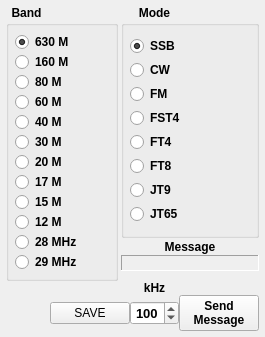
     <widget class="QWidget" name="tab_HF">
      <property name="sizePolicy">
       <sizepolicy hsizetype="Preferred" vsizetype="Preferred">
        <horstretch>0</horstretch>
        <verstretch>0</verstretch>
       </sizepolicy>
      </property>
      <property name="minimumSize">
       <size>
        <width>0</width>
        <height>0</height>
       </size>
      </property>
      <property name="maximumSize">
       <size>
        <width>16777215</width>
        <height>16777215</height>
       </size>
      </property>
      <property name="windowTitle">
       <string/>
      </property>
      <attribute name="title">
       <string>HF</string>
      </attribute>
      <layout class="QGridLayout" name="gridLayout_5">
       <property name="leftMargin">
        <number>6</number>
       </property>
       <property name="topMargin">
        <number>6</number>
       </property>
       <property name="rightMargin">
        <number>6</number>
       </property>
       <property name="bottomMargin">
        <number>6</number>
       </property>
       <property name="horizontalSpacing">
        <number>3</number>
       </property>
       <property name="verticalSpacing">
        <number>0</number>
       </property>
       <item row="1" column="2" rowspan="5" colspan="2">
        <widget class="QGroupBox" name="groupBox_4">
         <property name="title">
          <string/>
         </property>
         <property name="alignment">
          <set>Qt::AlignLeading|Qt::AlignLeft|Qt::AlignTop</set>
         </property>
         <layout class="QVBoxLayout" name="verticalLayout_2">
          <property name="spacing">
           <number>0</number>
          </property>
          <property name="leftMargin">
           <number>6</number>
          </property>
          <property name="topMargin">
           <number>6</number>
          </property>
          <property name="rightMargin">
           <number>6</number>
          </property>
          <property name="bottomMargin">
           <number>6</number>
          </property>
          <item>
           <widget class="QRadioButton" name="radioButSSB2">
            <property name="font">
             <font>
              <bold>true</bold>
             </font>
            </property>
            <property name="accessibleName">
             <string/>
            </property>
            <property name="text">
             <string>SSB</string>
            </property>
            <property name="checked">
             <bool>true</bool>
            </property>
           </widget>
          </item>
          <item>
           <widget class="QRadioButton" name="radioButCW2">
            <property name="font">
             <font>
              <bold>true</bold>
             </font>
            </property>
            <property name="accessibleName">
             <string/>
            </property>
            <property name="text">
             <string>CW</string>
            </property>
           </widget>
          </item>
          <item>
           <widget class="QRadioButton" name="radioButFM2">
            <property name="font">
             <font>
              <bold>true</bold>
             </font>
            </property>
            <property name="accessibleName">
             <string/>
            </property>
            <property name="text">
             <string>FM</string>
            </property>
           </widget>
          </item>
          <item>
           <widget class="QRadioButton" name="radioButFST4">
            <property name="font">
             <font>
              <bold>true</bold>
             </font>
            </property>
            <property name="accessibleName">
             <string/>
            </property>
            <property name="text">
             <string>FST4</string>
            </property>
           </widget>
          </item>
          <item>
           <widget class="QRadioButton" name="radioButFT4">
            <property name="font">
             <font>
              <bold>true</bold>
             </font>
            </property>
            <property name="accessibleName">
             <string/>
            </property>
            <property name="text">
             <string>FT4</string>
            </property>
           </widget>
          </item>
          <item>
           <widget class="QRadioButton" name="radioButFT82">
            <property name="font">
             <font>
              <bold>true</bold>
             </font>
            </property>
            <property name="accessibleName">
             <string/>
            </property>
            <property name="text">
             <string>FT8</string>
            </property>
           </widget>
          </item>
          <item>
           <widget class="QRadioButton" name="radioButJT9">
            <property name="font">
             <font>
              <bold>true</bold>
             </font>
            </property>
            <property name="accessibleName">
             <string/>
            </property>
            <property name="text">
             <string>JT9</string>
            </property>
           </widget>
          </item>
          <item>
           <widget class="QRadioButton" name="radioButJT65">
            <property name="font">
             <font>
              <bold>true</bold>
             </font>
            </property>
            <property name="accessibleName">
             <string/>
            </property>
            <property name="text">
             <string>JT65</string>
            </property>
           </widget>
          </item>
         </layout>
        </widget>
       </item>
       <item row="6" column="2" colspan="2">
        <layout class="QVBoxLayout" name="verticalLayout_9">
         <item>
          <widget class="QLabel" name="label82">
           <property name="sizePolicy">
            <sizepolicy hsizetype="Preferred" vsizetype="Preferred">
             <horstretch>0</horstretch>
             <verstretch>0</verstretch>
            </sizepolicy>
           </property>
           <property name="font">
            <font>
             <bold>true</bold>
            </font>
           </property>
           <property name="text">
            <string>Message</string>
           </property>
           <property name="alignment">
            <set>Qt::AlignCenter</set>
           </property>
          </widget>
         </item>
         <item>
          <widget class="QLabel" name="messageLabel2">
           <property name="sizePolicy">
            <sizepolicy hsizetype="Preferred" vsizetype="Fixed">
             <horstretch>0</horstretch>
             <verstretch>0</verstretch>
            </sizepolicy>
           </property>
           <property name="font">
            <font>
             <bold>true</bold>
            </font>
           </property>
           <property name="autoFillBackground">
            <bool>false</bool>
           </property>
           <property name="frameShape">
            <enum>QFrame::Panel</enum>
           </property>
           <property name="frameShadow">
            <enum>QFrame::Sunken</enum>
           </property>
           <property name="text">
            <string/>
           </property>
           <property name="alignment">
            <set>Qt::AlignCenter</set>
           </property>
          </widget>
         </item>
         <item>
          <spacer name="verticalSpacer_4">
           <property name="orientation">
            <enum>Qt::Vertical</enum>
           </property>
           <property name="sizeType">
            <enum>QSizePolicy::Fixed</enum>
           </property>
           <property name="sizeHint" stdset="0">
            <size>
             <width>20</width>
             <height>10</height>
            </size>
           </property>
          </spacer>
         </item>
        </layout>
       </item>
       <item row="1" column="0" rowspan="6" colspan="2">
        <widget class="QGroupBox" name="groupBox_3">
         <property name="sizePolicy">
          <sizepolicy hsizetype="Preferred" vsizetype="Preferred">
           <horstretch>0</horstretch>
           <verstretch>0</verstretch>
          </sizepolicy>
         </property>
         <property name="title">
          <string/>
         </property>
         <layout class="QVBoxLayout" name="verticalLayout">
          <property name="spacing">
           <number>0</number>
          </property>
          <property name="leftMargin">
           <number>6</number>
          </property>
          <property name="topMargin">
           <number>6</number>
          </property>
          <property name="rightMargin">
           <number>6</number>
          </property>
          <property name="bottomMargin">
           <number>6</number>
          </property>
          <item>
           <widget class="QRadioButton" name="radioBut630M">
            <property name="font">
             <font>
              <bold>true</bold>
             </font>
            </property>
            <property name="accessibleName">
             <string/>
            </property>
            <property name="text">
             <string>630 M</string>
            </property>
            <property name="checked">
             <bool>true</bool>
            </property>
           </widget>
          </item>
          <item>
           <widget class="QRadioButton" name="radioBut160M">
            <property name="font">
             <font>
              <bold>true</bold>
             </font>
            </property>
            <property name="accessibleName">
             <string/>
            </property>
            <property name="text">
             <string>160 M</string>
            </property>
           </widget>
          </item>
          <item>
           <widget class="QRadioButton" name="radioBut80M">
            <property name="font">
             <font>
              <bold>true</bold>
             </font>
            </property>
            <property name="accessibleName">
             <string/>
            </property>
            <property name="text">
             <string>80 M</string>
            </property>
           </widget>
          </item>
          <item>
           <widget class="QRadioButton" name="radioBut60M">
            <property name="font">
             <font>
              <bold>true</bold>
             </font>
            </property>
            <property name="accessibleName">
             <string/>
            </property>
            <property name="text">
             <string>60 M</string>
            </property>
           </widget>
          </item>
          <item>
           <widget class="QRadioButton" name="radioBut40M">
            <property name="font">
             <font>
              <bold>true</bold>
             </font>
            </property>
            <property name="accessibleName">
             <string/>
            </property>
            <property name="text">
             <string>40 M</string>
            </property>
           </widget>
          </item>
          <item>
           <widget class="QRadioButton" name="radioBut30M">
            <property name="font">
             <font>
              <bold>true</bold>
             </font>
            </property>
            <property name="accessibleName">
             <string/>
            </property>
            <property name="text">
             <string>30 M</string>
            </property>
           </widget>
          </item>
          <item>
           <widget class="QRadioButton" name="radioBut20M">
            <property name="font">
             <font>
              <bold>true</bold>
             </font>
            </property>
            <property name="accessibleName">
             <string/>
            </property>
            <property name="text">
             <string>20 M</string>
            </property>
           </widget>
          </item>
          <item>
           <widget class="QRadioButton" name="radioBut17M">
            <property name="font">
             <font>
              <bold>true</bold>
             </font>
            </property>
            <property name="accessibleName">
             <string/>
            </property>
            <property name="text">
             <string>17 M</string>
            </property>
           </widget>
          </item>
          <item>
           <widget class="QRadioButton" name="radioBut15M">
            <property name="font">
             <font>
              <bold>true</bold>
             </font>
            </property>
            <property name="accessibleName">
             <string/>
            </property>
            <property name="text">
             <string>15 M</string>
            </property>
           </widget>
          </item>
          <item>
           <widget class="QRadioButton" name="radioBut12M">
            <property name="font">
             <font>
              <bold>true</bold>
             </font>
            </property>
            <property name="accessibleName">
             <string/>
            </property>
            <property name="text">
             <string>12 M</string>
            </property>
           </widget>
          </item>
          <item>
           <widget class="QRadioButton" name="radioBut10M1">
            <property name="font">
             <font>
              <bold>true</bold>
             </font>
            </property>
            <property name="accessibleName">
             <string/>
            </property>
            <property name="text">
             <string>28 MHz</string>
            </property>
           </widget>
          </item>
          <item>
           <widget class="QRadioButton" name="radioBut10M2">
            <property name="enabled">
             <bool>true</bool>
            </property>
            <property name="font">
             <font>
              <bold>true</bold>
             </font>
            </property>
            <property name="accessibleName">
             <string/>
            </property>
            <property name="text">
             <string>29 MHz</string>
            </property>
           </widget>
          </item>
         </layout>
        </widget>
       </item>
       <item row="0" column="2">
        <widget class="QLabel" name="label_72">
         <property name="font">
          <font>
           <bold>true</bold>
          </font>
         </property>
         <property name="text">
          <string>Mode</string>
         </property>
         <property name="alignment">
          <set>Qt::AlignCenter</set>
         </property>
        </widget>
       </item>
       <item row="0" column="0">
        <widget class="QLabel" name="label_62">
         <property name="sizePolicy">
          <sizepolicy hsizetype="Preferred" vsizetype="Fixed">
           <horstretch>0</horstretch>
           <verstretch>0</verstretch>
          </sizepolicy>
         </property>
         <property name="font">
          <font>
           <bold>true</bold>
          </font>
         </property>
         <property name="text">
          <string>Band</string>
         </property>
         <property name="alignment">
          <set>Qt::AlignCenter</set>
         </property>
        </widget>
       </item>
       <item row="8" column="1" colspan="3">
        <layout class="QGridLayout" name="gridLayout_13" rowminimumheight="0,0">
         <property name="verticalSpacing">
          <number>0</number>
         </property>
         <item row="1" column="1">
          <widget class="QSpinBox" name="kHzBox2">
           <property name="font">
            <font>
             <pointsize>10</pointsize>
             <bold>true</bold>
            </font>
           </property>
           <property name="alignment">
            <set>Qt::AlignCenter</set>
           </property>
           <property name="maximum">
            <number>999</number>
           </property>
           <property name="value">
            <number>100</number>
           </property>
          </widget>
         </item>
         <item row="1" column="0">
          <widget class="QPushButton" name="saveMHzButton_2">
           <property name="sizePolicy">
            <sizepolicy hsizetype="Preferred" vsizetype="Fixed">
             <horstretch>0</horstretch>
             <verstretch>0</verstretch>
            </sizepolicy>
           </property>
           <property name="text">
            <string>SAVE</string>
           </property>
          </widget>
         </item>
         <item row="0" column="1">
          <widget class="QLabel" name="label_52">
           <property name="sizePolicy">
            <sizepolicy hsizetype="Preferred" vsizetype="Fixed">
             <horstretch>0</horstretch>
             <verstretch>0</verstretch>
            </sizepolicy>
           </property>
           <property name="font">
            <font>
             <bold>true</bold>
            </font>
           </property>
           <property name="text">
            <string>kHz</string>
           </property>
           <property name="alignment">
            <set>Qt::AlignCenter</set>
           </property>
          </widget>
         </item>
         <item row="1" column="2">
          <widget class="QPushButton" name="button2">
           <property name="sizePolicy">
            <sizepolicy hsizetype="Preferred" vsizetype="Preferred">
             <horstretch>0</horstretch>
             <verstretch>0</verstretch>
            </sizepolicy>
           </property>
           <property name="minimumSize">
            <size>
             <width>0</width>
             <height>30</height>
            </size>
           </property>
           <property name="font">
            <font>
             <bold>true</bold>
            </font>
           </property>
           <property name="text">
            <string>Send
Message</string>
           </property>
          </widget>
         </item>
        </layout>
       </item>
      </layout>
     </widget>
